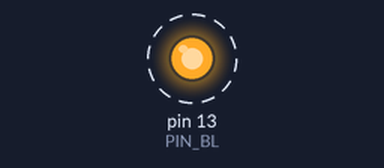
The sketch below on a simulated Arduino Uno, built with avr-gcc and run on an emulated ATmega328P. On the bench: output pins drawn as LEDs (lit = HIGH). Dashed ring = blinking.

Above: at 0.2 s.
Timing chart, 0 to 3.0 s (numbered marks = the images above):
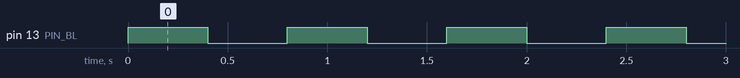

Measured:
- by itself, pin 13 (PIN_BL): alternates HIGH for 0.40 s and LOW for 0.40 s

The sketch:

minitest.ino
```cpp
// 最小验证固件：只闪背光
// 目的：分清"USB 掉线 + 屏黑"是固件问题还是硬件问题
//   背光闪  -> IO13、Q1、LED、屏全通
//   背光不闪 -> IO13 / Q1 / 屏 某处断
// 不碰 SPI、不碰 WiFi，排除一切干扰
#define PIN_BL 13

void setup() {
  pinMode(PIN_BL, OUTPUT);
}

void loop() {
  digitalWrite(PIN_BL, HIGH);
  delay(400);
  digitalWrite(PIN_BL, LOW);
  delay(400);
}
```
